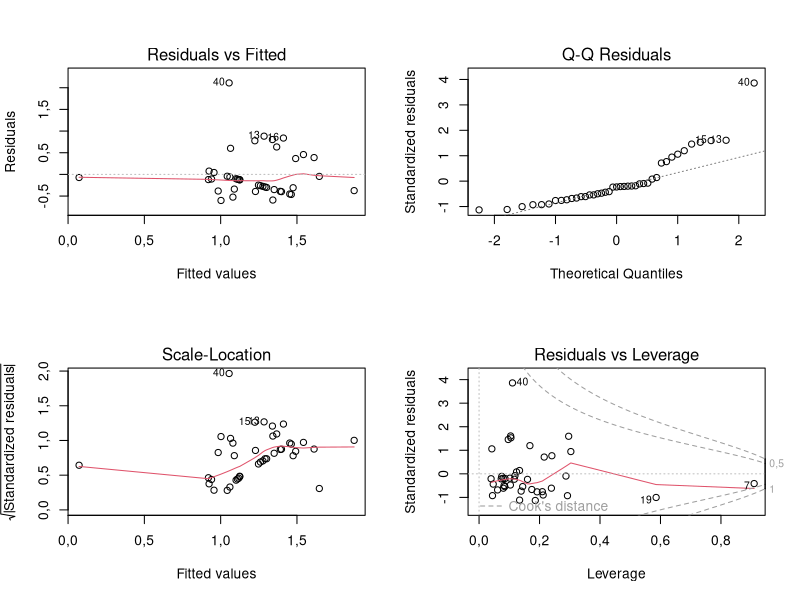
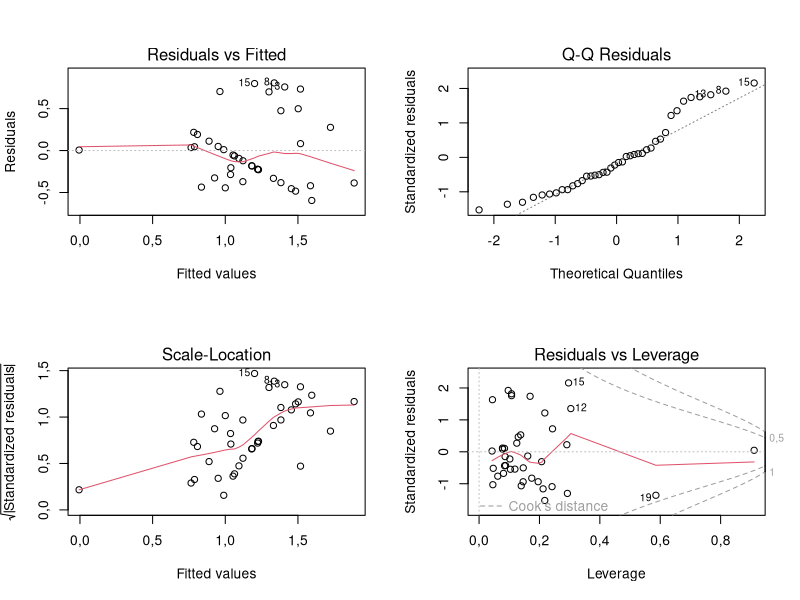

Here is the R script that generated these plots, in order:
#!/usr/bin/Rscript --slave
#####
# how to use
#####
usage <- "usage: Rscript regression.R <file-with-input-data.csv>"

### handle command line arguments (i.e. name of data file)
args <- commandArgs(TRUE)
inputfile <- args[1]
options(OutDec= ",")

data <- read.csv2("regressiondata.csv", header=TRUE, na="NA", check.names=FALSE)

# give names of headers
headers <- names(data)

# read dates as date
#data$birthyear <- as.Date(data$birthyear,format = "%m.%d.%Y")

# attach datafile so we can refer to variable names directly
# don't forget to use detach at the end
attach(data)

summary <- summary(data)
crosscorrelation <- cor(data[c(2,3,4,5,6,7,8)], use="complete", method="spearman")
paircorr_exfreq_het_MLD <- cor(data[c(2,6)], use="pairwise", method="spearman")
paircorr_exfreq_het_PK <- cor(data[c(2,7)], use="pairwise", method="spearman")
paircorr_exfreq_het_LAV2 <- cor(data[c(2,8)], use="pairwise", method="spearman")
# pairs(data) # pairwise graphics

model0 = lm(ExFreq ~ LAV2 + PI10 + PAA_Ratio + het_MLD + het_PK + het_LAV2, data=data)
summary(model0)
anova(model0)
ci <- confint(model0, level=0.95) # CIs for model parameters 
ci

par(mfrow=c(2,2))
plot(model0)

# Plot shows 1 extreme outlier (No 40), see what happens when we delete that
data2 <- subset(data, PID != 40)
summary <- summary(data2)
crosscorr2 <- cor(data2[c(2,3,4,5,6,7,8)], use="complete", method="spearman")
paircorr2_exfreq_het_MLD <- cor(data2[c(2,6)], use="pairwise", method="spearman")
paircorr2_exfreq_het_PK <- cor(data2[c(2,7)], use="pairwise", method="spearman")
paircorr2_exfreq_het_LAV2 <- cor(data2[c(2,8)], use="pairwise", method="spearman")

model1 = lm(ExFreq ~ LAV2 + PI10 + PAA_Ratio + het_MLD + het_PK + het_LAV2, data=data2)
summary(model1)
anova(model1)
par(mfrow=c(2,2))
plot(model1)

model2 = update(model1, .~.-het_MLD)
summary(model2)
md1 <- anova(model1, model2)
md1

model3 = update(model2, .~.-het_LAV2)
summary(model3)
md2 <- anova(model2, model3)
md2

model4 = update(model3, .~.-PI10)
summary(model4)
md3 <- anova(model3, model4)
md3


model5 = update(model4, .~.-PAA_Ratio)
summary(model5)
md4 <- anova(model4, model5)
md4

### clean up
detach(data)